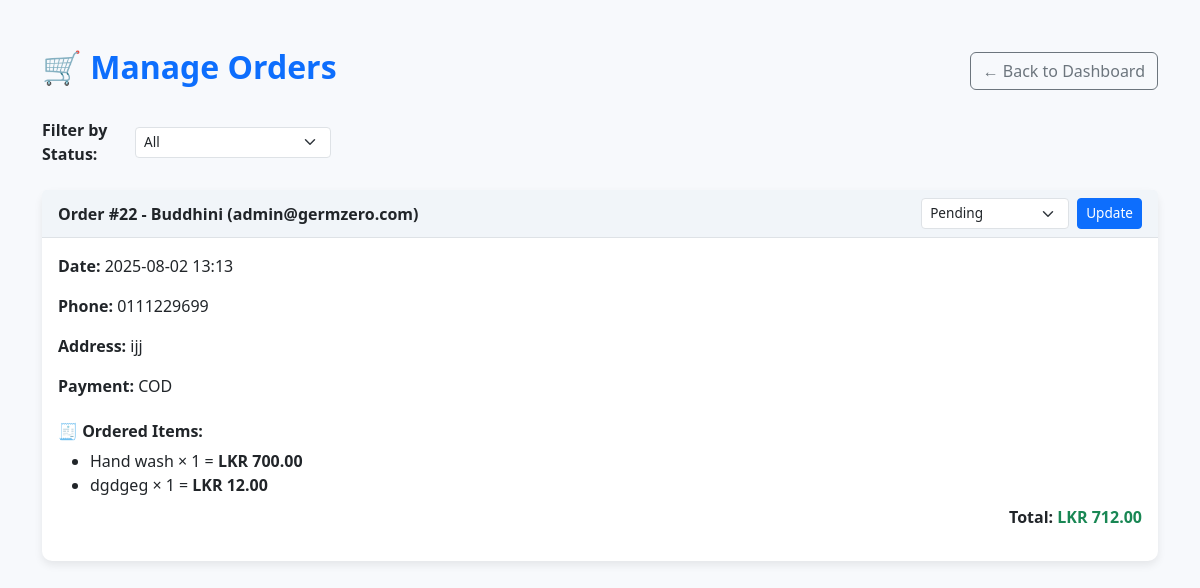
Page /admin-orders.php on the committed database.
### tables this page shows
CREATE TABLE `orders` (
  `id` int(11) NOT NULL,
  `user_id` int(11) NOT NULL,
  `name` varchar(255) NOT NULL,
  `email` varchar(255) NOT NULL,
  `phone` varchar(20) DEFAULT NULL,
  `address` text NOT NULL,
  `payment_method` enum('cod','bank') NOT NULL,
  `slip_image` varchar(255) DEFAULT NULL,
  `total` decimal(10,2) NOT NULL,
  `status` varchar(50) DEFAULT 'Pending',
  `created_at` timestamp NOT NULL DEFAULT current_timestamp()
);

CREATE TABLE `order_items` (
  `id` int(11) NOT NULL,
  `order_id` int(11) NOT NULL,
  `product_id` int(11) NOT NULL,
  `qty` int(11) NOT NULL,
  `price` decimal(10,2) NOT NULL,
  `total_itemprice` double(10,2) NOT NULL
);

CREATE TABLE `products` (
  `id` int(11) NOT NULL,
  `name` varchar(255) NOT NULL,
  `price` decimal(10,2) NOT NULL,
  `category` varchar(100) NOT NULL,
  `description` text DEFAULT NULL,
  `image` varchar(255) DEFAULT NULL,
  `created_at` timestamp NOT NULL DEFAULT current_timestamp()
);

### admin-orders.php (the view, shortened to what this page needs)
<?php
include 'backend/db.php';
$query = "SELECT * FROM orders";
$query .= " ORDER BY created_at DESC";
$result = $conn->query($query);
$orders = [];
while ($row = $result->fetch_assoc()) $orders[] = $row;
?>
<!DOCTYPE html>
<html lang="en">
<head>
  <link href="https://cdn.jsdelivr.net/npm/bootstrap@5.3.0/dist/css/bootstrap.min.css" rel="stylesheet">
</head>
<body>
<div class="container py-5">
  <div class="d-flex justify-content-between align-items-center mb-4">
    <h2 class="text-primary">🛒 Manage Orders</h2>
    <a href="admin-dashboard.php" class="btn btn-outline-secondary">← Back to Dashboard</a>
  </div>
  <div class="mb-4 d-flex justify-content-between align-items-center">
    <form method="GET" class="d-flex align-items-center gap-2">
      <label class="me-2 fw-semibold">Filter by Status:</label>
      <select name="status" class="form-select form-select-sm" onchange="this.form.submit()">
        <option value="">All</option>
      </select>
    </form>
  </div>
  <?php if (count($orders) === 0): ?>
    <div class="alert alert-warning text-center">No orders found for this status.</div>
  <?php else: ?>
    <?php foreach ($orders as $order): ?>
      <div class="card mb-4">
        <div class="card-header d-flex justify-content-between align-items-center">
          <strong>Order #<?= $order['id'] ?> - <?= htmlspecialchars($order['name']) ?> (<?= $order['email'] ?>)</strong>
          <div class="d-flex gap-2 align-items-center">
            <form method="POST" class="d-flex gap-2">
              <select name="status" class="form-select form-select-sm">
                <?php foreach (["Pending", "Dispatched", "Out for Delivery", "Delivered", "Cancelled"] as $status): ?>
                  <option value="<?= $status ?>" <?= $order['status'] === $status ? 'selected' : '' ?>><?= $status ?></option>
                <?php endforeach; ?>
              </select>
              <button type="submit" class="btn btn-sm btn-primary">Update</button>
            </form>
          </div>
        </div>
        <div class="card-body">
          <p><strong>Date:</strong> <?= date("Y-m-d H:i", strtotime($order['created_at'])) ?></p>
          <p><strong>Phone:</strong> <?= htmlspecialchars($order['phone'] ?? '-') ?></p>
          <p><strong>Address:</strong> <?= nl2br(htmlspecialchars($order['address'])) ?></p>
          <p><strong>Payment:</strong> <?= strtoupper($order['payment_method']) ?></p>
          <h6 class="mt-4">🧾 Ordered Items:</h6>
          <ul class="mb-2">
            <?php
              $stmt = $conn->prepare("SELECT oi.*, p.name FROM order_items oi JOIN products p ON oi.product_id = p.id WHERE oi.order_id = ?");
              $stmt->bind_param("i", $order['id']);
              $stmt->execute();
              $items = $stmt->get_result();
              while ($item = $items->fetch_assoc()):
            ?>
              <li><?= $item['name'] ?> × <?= $item['qty'] ?> = <strong>LKR <?= number_format($item['qty'] * $item['price'], 2) ?></strong></li>
            <?php endwhile; $stmt->close(); ?>
          </ul>
          <p class="fw-bold text-end">Total: <span class="text-success">LKR <?= number_format($order['total'], 2) ?></span></p>
        </div>
      </div>
    <?php endforeach; ?>
  <?php endif; ?>
</div>
</body>
</html>

### admin-orders.php (style rules this page uses)
body { background-color: #f7f9fc; font-family: 'Segoe UI', sans-serif; }
.card { border: none; border-radius: 10px; box-shadow: 0 4px 8px rgba(0,0,0,0.08); transition: transform 0.2s ease; }
.card-header { background: #f1f5f9; border-bottom: 1px solid #dee2e6; }
.form-select-sm, .btn-sm { font-size: 0.85rem; }
h2, h6 { font-weight: 600; }

### rows in the picture
orders: id "22", name "Buddhini", email "admin@germzero.com", status "Pending", created_at "2025-08-02 13:13", phone "0111229699", address "ijj", payment_method "COD", total "712.00"
order_items: product.name "Hand wash", qty "1", $item['qty']*$item['price'] "700.00"
order_items: product.name "dgdgeg", qty "1", $item['qty']*$item['price'] "12.00"
